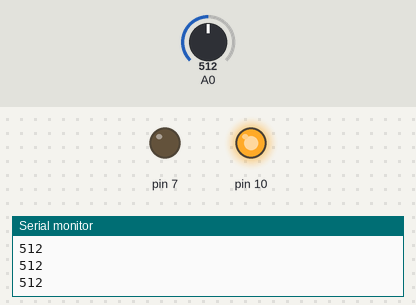
A sketch run on a simulated Arduino Uno, built with avr-gcc and run on an emulated ATmega328P. Parts: output pins drawn as LEDs (lit = HIGH), the last lines printed to the serial monitor. The test bench sets the inputs (shaded band); at power-on: A0 = 512.

Above: at 1.2 s.
1.3 s: A0 set to 43
2.8 s: A0 set to 37
At 4.0 s:
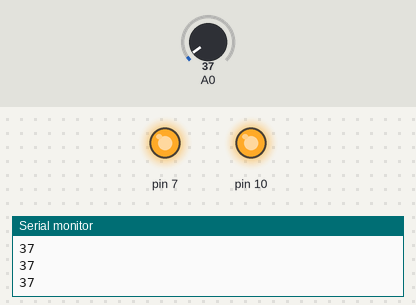
4.3 s: A0 set to 122
At 5.1 s:
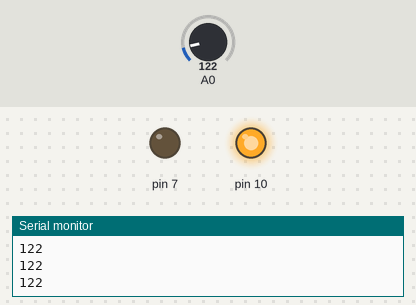
5.8 s: A0 set to 30
At 6.3 s:
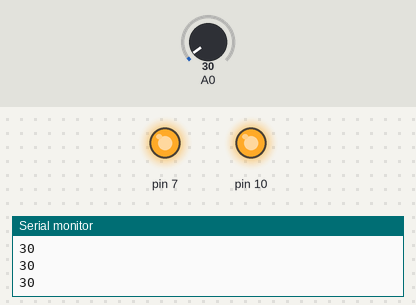
Timing chart, 0 to 8.3 s (numbered marks = the images above; inputs shaded):
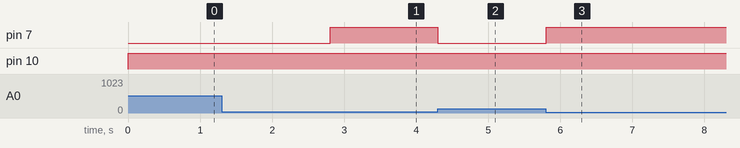

The sketch:

aryan_a227_es_project.ino
```cpp
// C++ code
//
int soil_sensor = 0;

void setup()
{
  pinMode(A0, INPUT);
  Serial.begin(9600);
  pinMode(7, OUTPUT);
  pinMode(10, OUTPUT);
}

void loop()
{
  soil_sensor = analogRead(A0);
  Serial.println(soil_sensor);
  if (soil_sensor < 40) {
    digitalWrite(7, HIGH);
    digitalWrite(10, HIGH);
  } else {
    digitalWrite(7, LOW);
    digitalWrite(10, HIGH);
  }
  delay(10); // Delay a little bit to improve simulation performance
}
```

Measured:
- the behaviour switches between 40 and 39 on A0 (found by bisection; images 0 and 1)
- after the input at 2.8 s, pin 7: LOW → HIGH at once
- after the input at 4.3 s, pin 7: HIGH → LOW at once
- after the input at 5.8 s, pin 7: LOW → HIGH at once
